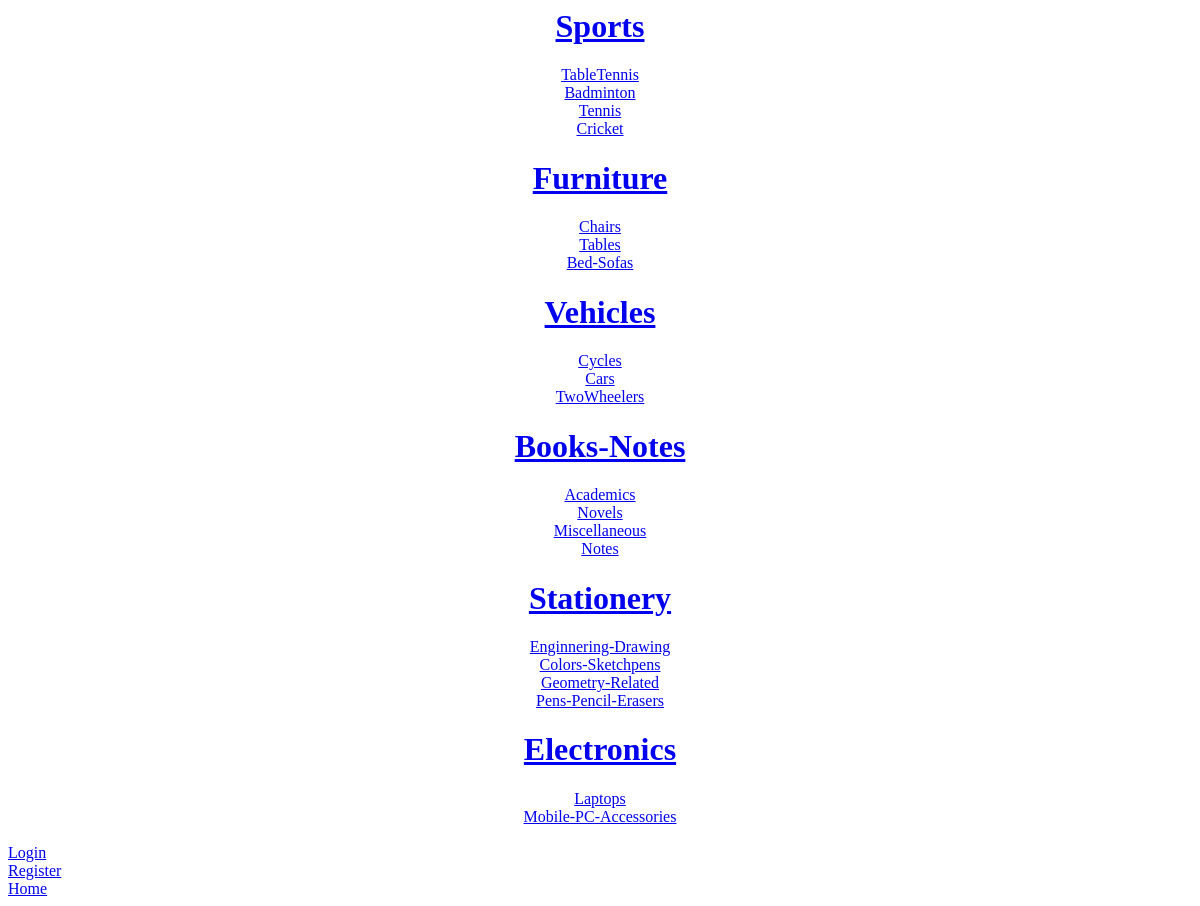
The app's page /, older data.
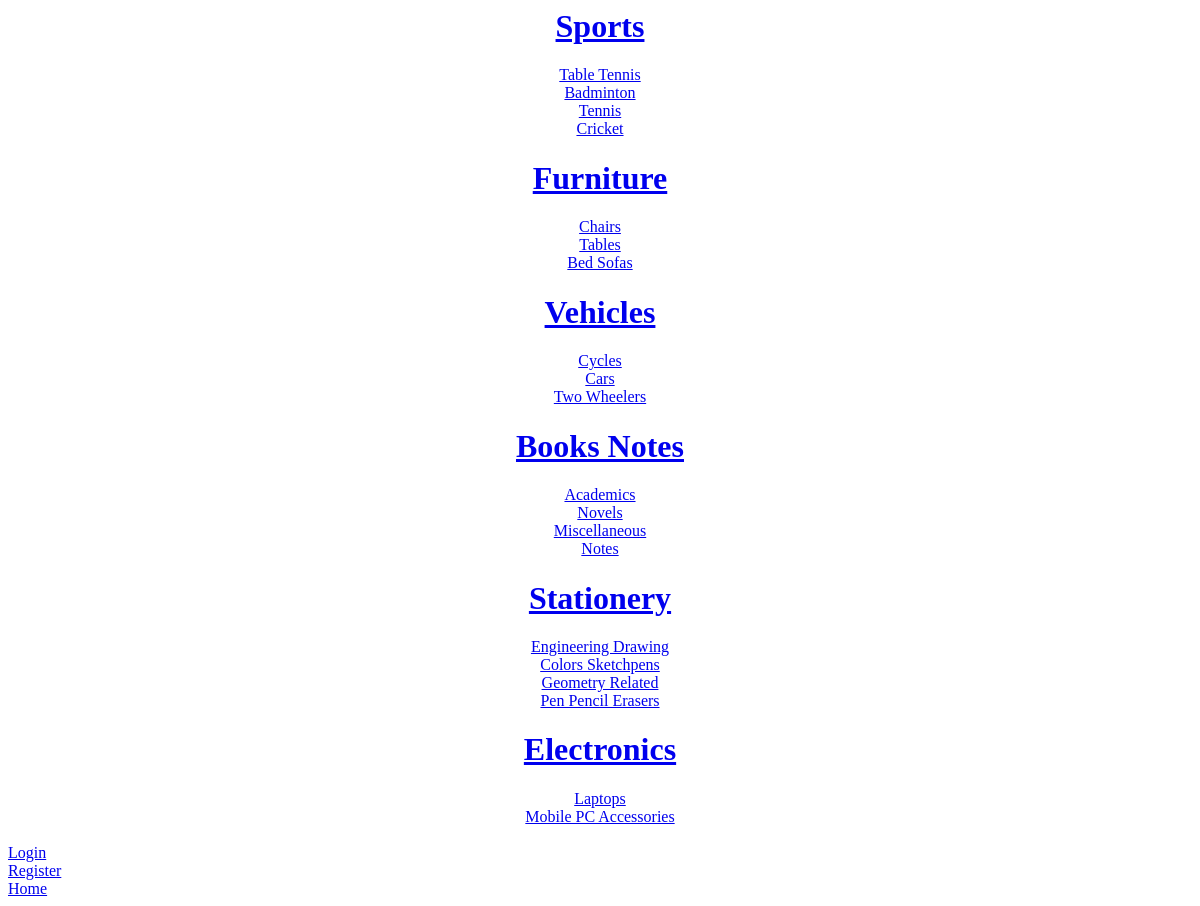
The same page, newer data.
### DashBoard/models.py (models this page shows, shortened)
class SubCategory(models.Model):
    Name = models.CharField(max_length=250)
    ParentCategory = models.ForeignKey(to=Category, on_delete=models.CASCADE)
    slug = models.SlugField()
    def __str__(self):
        return self.Name

class Category(models.Model):
    Name = models.CharField(max_length=250)
    slug = models.SlugField()
    def __str__(self):
        return self.Name

### BackyardSale/views.py (the view)
# urls.py: path('', views.homeView.as_view(), name='home'),
class homeView(generic.ListView):
    template_name = 'home.html'
    context_object_name = 'Categories'
    def get_context_data(self, **kwargs):
        context = super(homeView, self).get_context_data(**kwargs) # Calling Base Class to get the original context data #
        context['SubCategories'] = SubCategory.objects.all() # Adding SubCategories to the context #
        return context
    def get_queryset(self):
        return Category.objects.all()

### templates/home.html
{% extends 'base.html' %}
{% block body %}
    <div align="center">
        {% for category in Categories %}
            <a href="{% url 'catDetail' category.slug %}"><h1>{{ category }}</h1></a>
            {% for subCat in SubCategories %}
                {% if subCat.ParentCategory == category %}
                    <a href="{% url 'subCatdetail' subCat.slug %}"> {{ subCat }} </a>
                    <br>
                {% endif %}
            {% endfor %}
        {% endfor %}
    </div>
{% endblock %}

Row changes from the older to the newer data that the page shows:
changed SubCategory: Name "TableTennis" → "Table Tennis"
changed SubCategory: Name "Bed-Sofas" → "Bed Sofas"
changed SubCategory: Name "TwoWheelers" → "Two Wheelers"
changed Category: Name "Books-Notes" → "Books Notes"
changed SubCategory: Name "Enginnering-Drawing" → "Engineering Drawing"
changed SubCategory: Name "Colors-Sketchpens" → "Colors Sketchpens"
changed SubCategory: Name "Geometry-Related" → "Geometry Related"
changed SubCategory: Name "Pens-Pencil-Erasers" → "Pen Pencil Erasers"
changed SubCategory: Name "Mobile-PC-Accessories" → "Mobile PC Accessories"
